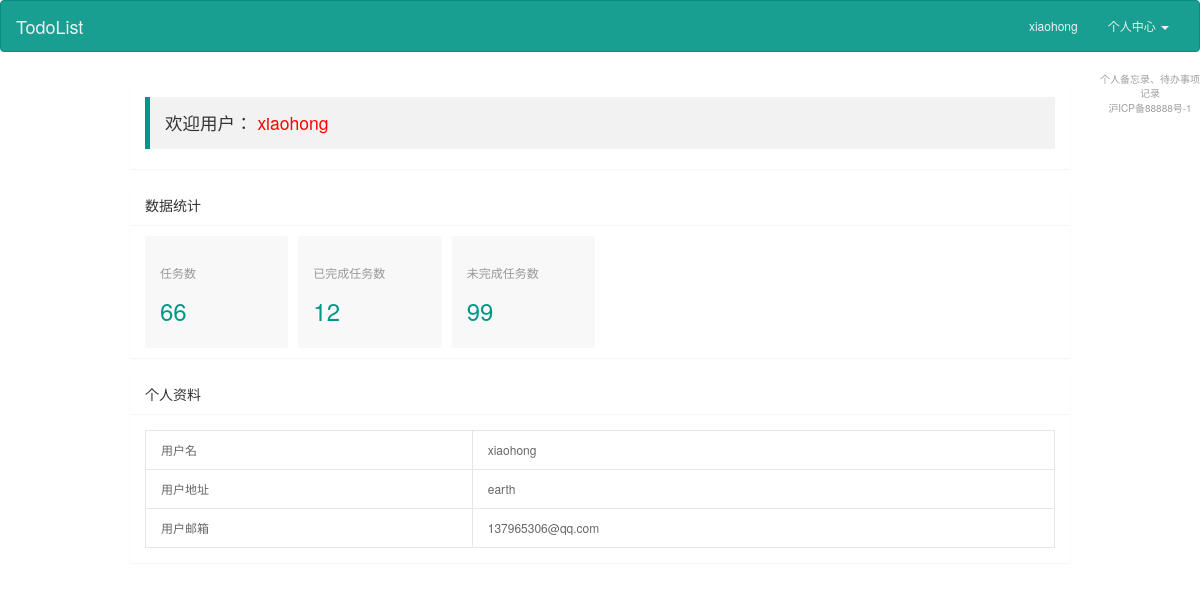
The page /user/1 (signed in) on the database as committed earlier.
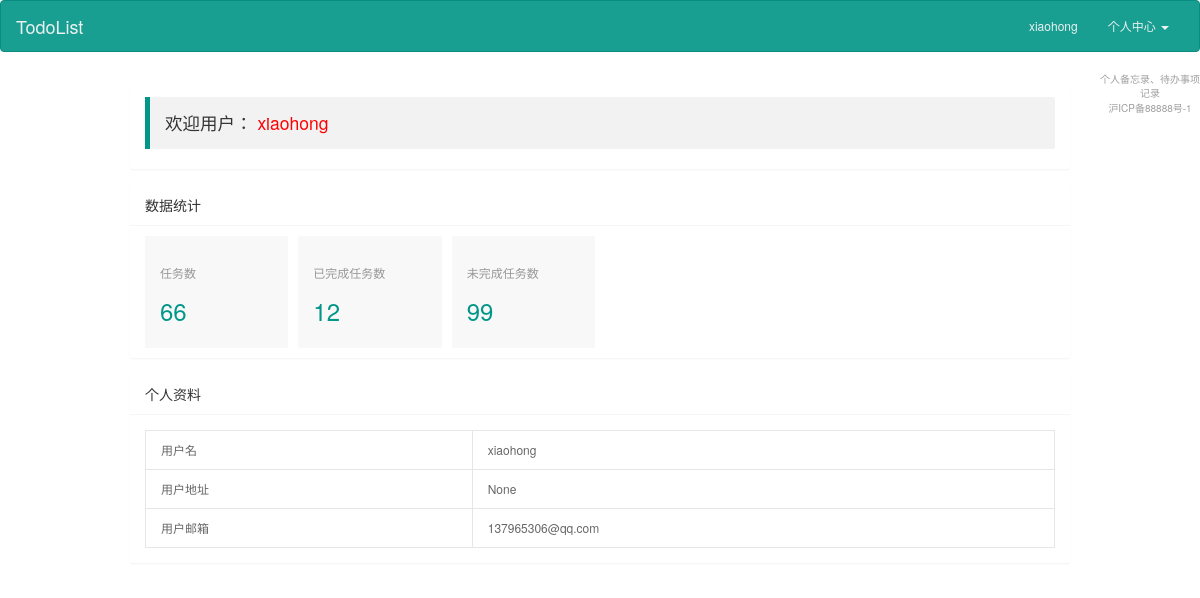
The same page on the database as committed later.
### app/model.py (models this page shows, shortened)
class User(UserMixin, db.Model):
    __tablename__ = 'users'  # 自定义数据表的表名
    id = db.Column(db.Integer, primary_key=True, autoincrement=True)
    username = db.Column(db.String(100), unique=True, nullable=False)
    password_hash = db.Column(db.String(200), nullable=True)  # 数据库中需要存储加密过的密码
    email = db.Column(db.String(64), unique=True, index=True)
    confirmed = db.Column(db.Boolean, default=False)
    name = db.Column(db.String(64))
    location = db.Column(db.String(64))  # 所在地
    about_me = db.Column(db.Text())  # 自我介绍
    member_since = db.Column(db.DateTime(), default=datetime.utcnow)
    last_seen = db.Column(db.DateTime(), default=datetime.utcnow)
    role_id = db.Column(db.Integer, db.ForeignKey('roles.id'))
    todos = db.relationship('Todo', backref='user')
    categories = db.relationship('Category', backref='user')
    @property
    def password(self):
        raise AttributeError('password is not a readable attribute')

### app/user/views.py (the view)
@user.route('/user/<id>')
@login_required
def get_user(id):
    user = User.query.filter_by(id=id).first()
    if user is None:
       abort(404)
    return render_template('user/user.html', user=user)

### app/auth/views.py (called while the page is built)
@auth.before_app_request
def before_request():
    if current_user.is_authenticated \
            and not current_user.confirmed \
            and request.endpoint[:5] != 'auth.' \
            and request.endpoint != 'static':
        return redirect(url_for('auth.unconfirmed'))

### app/model.py (called while the page is built)
@login_manager.user_loader
def load_user(user_id):
    return User.query.get(int(user_id))

### app/templates/user/user.html (shortened to what the changed rows need)
<!DOCTYPE html>
<html class="x-admin-sm">
<head>
    <link rel="stylesheet" href="{{ url_for('static',filename='css/font.css') }}">
    <link rel="stylesheet" href="{{ url_for('static',filename='css/xadmin.css') }}">
    <link href="https://cdn.jsdelivr.net/npm/bootstrap@3.3.7/dist/css/bootstrap.min.css" rel="stylesheet">
    <link href="/static/css/todo.css" rel="stylesheet">
</head>
<body>
<nav class="navbar navbar-default">
    <div class="container-fluid">
        <div class="collapse navbar-collapse" id="bs-example-navbar-collapse-1">
            <ul class="nav navbar-nav navbar-right">
                {% if current_user.is_authenticated %}
                    <li><a href="{{ url_for('user.get_user', id=current_user.id) }}">{{ current_user.username }}</a>
                    </li>
                    <li class="dropdown">
                        <a href="#" class="dropdown-toggle" data-toggle="dropdown" role="button"
                           aria-haspopup="true" aria-expanded="false">个人中心 <span class="caret"></span></a>
                    </li>
                {% else %}
                    <li><a href="{{ url_for('auth.register') }}">注册</a></li>
                    <li><a href="{{ url_for('auth.login') }}">登录</a></li>
                {% endif %}
            </ul>
        </div>
    </div>
</nav>
<div class="col-lg-10 col-xs-offset-1">
    <div class="layui-fluid">
        <div class="layui-row layui-col-space15">
            <div class="layui-col-md12">
                <div class="layui-card">
                    <div class="layui-card-body ">
                        <blockquote class="layui-elem-quote">欢迎用户：
                            <span class="x-red">{{ current_user.username }}</span>
                        </blockquote>
                    </div>
                </div>
            </div>
            <div class="layui-col-md12">
                <div class="layui-card">
                    <div class="layui-card-body ">
                        <table class="layui-table">
                            <tbody>
                            <tr>
                                <th>用户名</th>
                                <td>{{ current_user.username }}</td>
                            </tr>
                            <tr>
                                <th>用户地址</th>
                                <td>
                                    {{ current_user.location }}
                                </td>
                            </tr>
                            <tr>
                                <th>用户邮箱</th>
                                <td>
                                    {{ current_user.email }}
                                </td>
                            </tr>
                            </tbody>
                        </table>
                    </div>
                </div>
            </div>
        </div>
    </div>
</div>
</body>
</html>

Rows that differ between the two databases and show on the page:
changed User "xiaohong": location "earth" → "None"
